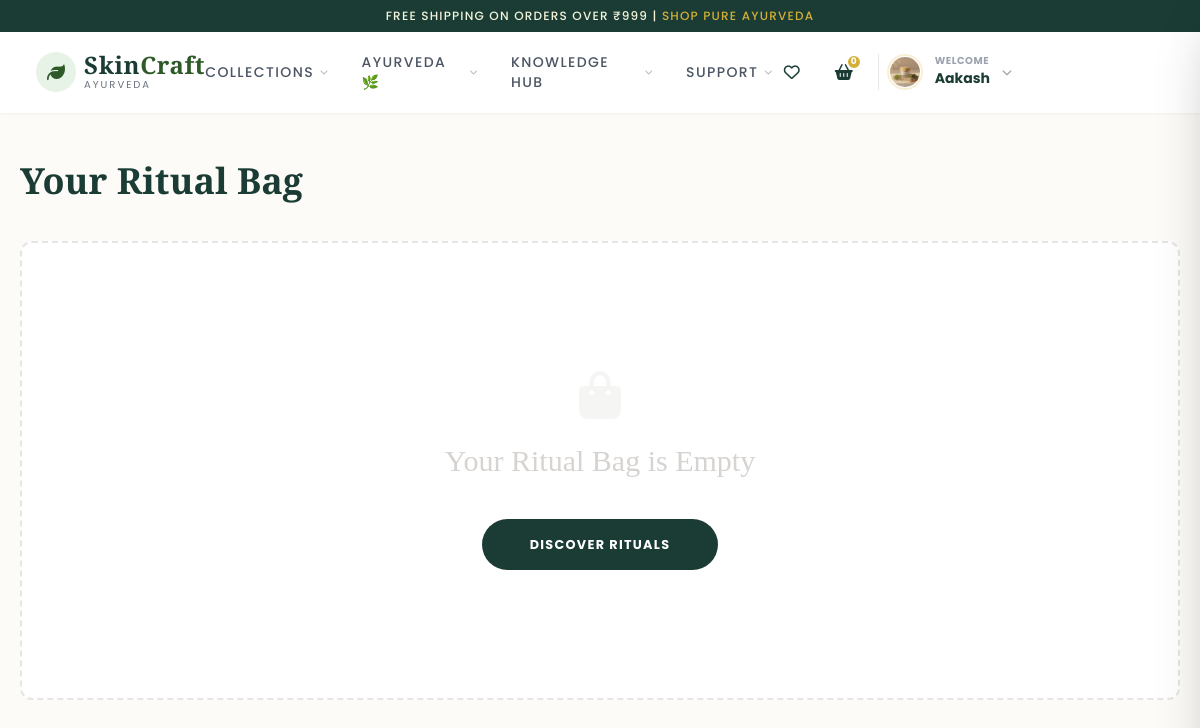
Page /cart/ (signed in) on the committed database.
### SkinCraft_Main/models.py (models this page shows, shortened)
class User(AbstractUser):
    ADMIN = 'Admin'
    DELIVERY = 'Delivery'
    CUSTOMER = 'Customer'
    ROLE_CHOICES = [
        (ADMIN, 'Admin'),
        (DELIVERY, 'Delivery Staff'),
        (CUSTOMER, 'Customer'),
    ]
    role = models.CharField(max_length=20, choices=ROLE_CHOICES, default=CUSTOMER)
    phone = models.CharField(max_length=15, blank=True, null=True)
    profile_image = models.ImageField(upload_to='profile_pics/', default='default.jpg', blank=True, null=True)
    gender = models.CharField(max_length=10, choices=[('M', 'Male'), ('F', 'Female'), ('O', 'Other')], blank=True, null=True)
    date_of_birth = models.DateField(null=True, blank=True)

### SkinCraft_Main/views.py (the view)
# urls.py: path('cart/', views.cart_view, name='cart_view'),
def cart_view(request):
    storage = messages.get_messages(request)
    preserved = []
    for msg in storage:
        if 'Access denied' not in str(msg):
            preserved.append(msg)
    storage.used = True
    for msg in preserved:
        messages.add_message(request, msg.level, msg.message, extra_tags=msg.tags)
    cart = get_or_create_cart(request)
    return render(request, 'cart.html', {'cart': cart})

### SkinCraft_Main/context_processors.py (called while the page is built)
def cart_count(request):
    count = 0
    try:
        if request.user.is_authenticated:
            cart = Cart.objects.filter(user=request.user).first()
        else:
            session_key = request.session.session_key
            cart = Cart.objects.filter(session_id=session_key).first()
        if cart:
            count = cart.items.count()
    except Exception:
        count = 0
    return {'cart_count': count}

def categories(request):
    try:
        categories = Category.objects.annotate(
            product_count=Count('product', filter=Q(product__is_active=True))
        ).all()
    except Exception:
        categories = []
    return {'categories': categories}

### SkinCraft_Main/views.py (called while the page is built)
def get_or_create_cart(request):
    if request.user.is_authenticated:
        cart, _ = Cart.objects.get_or_create(user=request.user)
    else:
        if not request.session.session_key:
            request.session.create()
        cart, _ = Cart.objects.get_or_create(session_id=request.session.session_key)
    return cart

### Templates/cart.html (shortened to what this page needs)
{% extends 'base.html' %}
{% block content %}
<div class="bg-[#FDFBF7] min-h-screen py-12 font-['Poppins']">
    <div class="max-w-[1200px] mx-auto px-5">
        <h1 class="font-['Playfair_Display'] text-4xl font-bold text-[#1A3C34] mb-10 text-center lg:text-left">Your Ritual Bag</h1>
        {% if cart.items.exists %}
        <div id="cartContent" class="grid grid-cols-1 lg:grid-cols-3 gap-10">
            <div id="cartItems" class="lg:col-span-2 space-y-5">
                {% for item in cart.items.all %}
                <div class="cart-item bg-white rounded-lg p-6 border border-[#E0E0E0] shadow-sm flex items-center gap-6 group hover:shadow-md transition-all"
                    data-item-id="{{ item.id }}">
                    <div class="w-24 h-32 bg-[#f9f9f9] rounded flex-shrink-0">
                        <img src="{{ item.product.thumbnail.url }}" class="w-full h-full object-contain p-2">
                    </div>
                    <div class="flex-grow">
                        <div class="flex justify-between">
                            <h3 class="font-['Playfair_Display'] text-xl font-bold text-[#1A3C34]">{{ item.product.name }}</h3>
                            <a href="{% url 'delete_cart_item' item.id %}"
                                class="cart-action text-stone-300 hover:text-red-500 transition-colors"
                                data-action="delete"><i class="fas fa-trash-alt"></i></a>
                        </div>
                        <p class="text-[0.75rem] text-[#D4AF37] font-bold uppercase tracking-wider mt-1">{{ item.variant.unit_value }}{{ item.variant.unit_type }} • Batch #{{ item.variant.batch_number }}</p>
                        <div class="flex justify-between items-end mt-6">
                            <div class="flex items-center border border-[#E0E0E0] rounded-md overflow-hidden">
                                <a href="{% url 'update_cart_quantity' item.id 'minus' %}"
                                    class="cart-action px-4 py-2 hover:bg-stone-50 text-[#1A3C34]"
                                    data-action="minus">-</a>
                                <span class="cart-qty px-5 py-2 font-bold bg-stone-50 border-x border-[#E0E0E0]">{{ item.quantity }}</span>
                                <a href="{% url 'update_cart_quantity' item.id 'plus' %}"
                                    class="cart-action px-4 py-2 hover:bg-stone-50 text-[#1A3C34]"
                                    data-action="plus">+</a>
                            </div>
                            <span class="cart-subtotal text-xl font-bold text-[#1A3C34]">₹{{ item.subtotal }}</span>
                        </div>
                    </div>
                </div>
                {% endfor %}
            </div>
            <div class="lg:col-span-1">
                <div class="bg-white p-8 rounded-lg border border-[#E0E0E0] shadow-xl sticky top-24">
                    <h2 class="font-['Playfair_Display'] text-2xl font-bold text-[#1A3C34] mb-6">Investment Summary</h2>
                    <div class="space-y-4 text-sm text-[#777777] border-b border-[#f3f3f3] pb-6">
                        <div class="flex justify-between"><span>Ritual Value</span><span id="cartSubtotal">₹{{ cart.total_price }}</span></div>
                        <div class="flex justify-between"><span class="text-emerald-600">Sanctuary Delivery</span><span class="text-emerald-600">COMPLIMENTARY</span></div>
                    </div>
                    <div class="flex justify-between items-center my-8">
                        <span class="font-bold text-[#1A3C34] uppercase tracking-tighter">Total Balance</span>
                        <span id="cartTotal" class="text-3xl font-bold text-[#1A3C34]">₹{{ cart.total_price }}</span>
                    </div>
                    <a href="{% url 'checkout' %}" class="block w-full bg-[#1A3C34] text-white text-center py-5 rounded-md font-bold uppercase tracking-[3px] text-[0.8rem] hover:bg-[#0e241f] transition-all">Proceed to Checkout</a>
                </div>
            </div>
        </div>
        {% else %}
        <div class="text-center py-32 bg-white rounded-xl border-2 border-dashed border-stone-200">
            <i class="fas fa-shopping-bag text-5xl text-stone-100 mb-6"></i>
            <h2 class="font-['Playfair_Display'] text-3xl text-stone-300">Your Ritual Bag is Empty</h2>
            <a href="{% url 'product' %}" class="mt-10 inline-block bg-[#1A3C34] text-white px-12 py-4 rounded-full font-bold uppercase tracking-widest text-[0.8rem]">Discover Rituals</a>
        </div>
        {% endif %}
    </div>
</div>
{% endblock %}

### Templates/base.html (shortened to what this page needs)
{% load static %}
<html class="scroll-smooth">
<head>
    <link rel="stylesheet" href="https://cdnjs.cloudflare.com/ajax/libs/font-awesome/6.4.0/css/all.min.css">
    <script src="https://cdn.tailwindcss.com"></script>
    <link rel="stylesheet" href="{% static 'css/style.css' %}">
</head>
<body class="font-sans text-gray-700 bg-stone-50 flex flex-col min-h-screen" style="overflow-x: hidden;">
    <div
        class="bg-ayur-dark text-ayur-sand text-xs tracking-widest text-center py-2 uppercase font-medium z-50 relative">
        Free Shipping on orders over ₹999 | <span class="text-ayur-gold">Shop Pure Ayurveda</span>
    </div>
    <header
        class="sticky top-0 z-40 w-full bg-white/100 backdrop-blur-md border-b border-white/20 shadow-sm transition-all duration-300"
        id="navbar">
        <div class="container mx-3 px-6 py-2">
            <div class="flex justify-between items-center">
                <a href="{% url 'homepage' %}" class="flex items-center gap-2 group">
                    <div
                        class="relative w-10 h-10 flex items-center justify-center bg-ayur-light rounded-full group-hover:bg-ayur-primary transition-colors duration-500">
                        <i
                            class="fa-solid fa-leaf text-ayur-primary text-lg group-hover:text-white group-hover:rotate-45 transition-all duration-500"></i>
                    </div>
                    <div class="flex flex-col">
                        <span class="font-serif text-2xl font-bold text-ayur-dark tracking-wide leading-none">Skin<span
                                class="text-ayur-primary">Craft</span></span>
                        <span
                            class="text-[10px] uppercase tracking-[0.2em] text-gray-500 group-hover:text-ayur-gold transition-colors">Ayurveda</span>
                    </div>
                </a>
                <nav class="hidden md:flex gap-8 items-center">
                    <div class="relative group h-full flex items-center">
                        <a href="{% url 'product' %}"
                            class="nav-link text-sm font-medium text-gray-600 hover:text-ayur-dark uppercase tracking-widest py-3 flex items-center gap-1.5 transition-colors duration-300 group-hover:text-ayur-primary">
                            Collections
                            <i
                                class="fa-solid fa-chevron-down text-[8px] opacity-40 group-hover:opacity-100 group-hover:text-ayur-gold transition-all duration-300 group-hover:-rotate-180"></i>
                        </a>
                    </div>
                    <div class="relative group h-full flex items-center">
                        <a href="{% url 'ayurveda' %}"
                            class="nav-link text-sm font-medium text-gray-600 hover:text-ayur-dark uppercase tracking-widest relative py-3 flex items-center gap-1.5 transition-colors duration-300 group-hover:text-ayur-primary">
                            Ayurveda 🌿
                            <i
                                class="fa-solid fa-chevron-down text-[8px] opacity-40 group-hover:opacity-100 group-hover:text-ayur-gold transition-all duration-300 group-hover:-rotate-180"></i>
                        </a>
                    </div>
                    <div class="relative group h-full flex items-center">
                        <a href="{% url 'knowledge_hub' %}"
                            class="nav-link text-sm font-medium text-gray-600 hover:text-ayur-dark uppercase tracking-widest relative py-3 flex items-center gap-1.5 transition-colors duration-300 group-hover:text-ayur-primary">
                            Knowledge Hub
                            <i
                                class="fa-solid fa-chevron-down text-[8px] opacity-40 group-hover:opacity-100 group-hover:text-ayur-gold transition-all duration-300 group-hover:-rotate-180"></i>
                        </a>
                    </div>
                    <div class="relative group h-full flex items-center">
                        <a href="#"
                            class="nav-link text-sm font-medium text-gray-600 hover:text-ayur-dark uppercase tracking-widest relative py-3 flex items-center gap-1.5 transition-colors duration-300 group-hover:text-ayur-primary">
                            Support
                            <i
                                class="fa-solid fa-chevron-down text-[8px] opacity-40 group-hover:opacity-100 group-hover:text-ayur-gold transition-all duration-300 group-hover:-rotate-180"></i>
                        </a>
                    </div>
                </nav>
                <div class="hidden md:flex items-center gap-4">
                    <a href="{% url 'wishlist_view' %}"
                        class="w-9 h-9 flex items-center justify-center rounded-full hover:bg-ayur-light text-ayur-dark transition-all">
                        <i class="fa-regular fa-heart"></i>
                    </a>
                    <a href="{% url 'cart_view' %}"
                        class="w-9 h-9 flex items-center justify-center rounded-full hover:bg-ayur-light text-ayur-dark transition-all relative group">
                        <i class="fa-solid fa-basket-shopping transition-transform group-hover:-translate-y-1"></i>
                        <span id="cartCount"
                            class="absolute top-0 right-0 bg-ayur-gold text-white text-[9px] w-4 h-4 rounded-full flex items-center justify-center font-bold border-2 border-white shadow-sm">{{ cart_count }}</span>
                    </a>
                    <div class="flex items-center gap-6 pl-2 border-l border-gray-200">
                        {% if user.is_authenticated %}
                        <div class="relative group h-full flex items-center z-50">
                            <button class="flex items-center gap-3 focus:outline-none transition-all duration-300">
                                {% if user.profile_image and user.profile_image.url != '/media/default.jpg' %}
                                <div
                                    class="w-9 h-9 rounded-full border-2 border-ayur-gold/20 p-[1px] group-hover:border-ayur-gold transition-colors">
                                    <img src="{{ user.profile_image.url }}"
                                        class="w-full h-full rounded-full object-cover">
                                </div>
                                {% else %}
                                <div
                                    class="w-9 h-9 rounded-full bg-ayur-gold/10 text-ayur-dark border border-ayur-gold/20 flex items-center justify-center shadow-sm group-hover:bg-ayur-gold group-hover:text-white transition-colors">
                                    <i class="fa-regular fa-user"></i>
                                </div>
                                {% endif %}
                                <div class="text-left hidden md:block">
                                    <span
                                        class="block text-[10px] text-gray-400 font-bold uppercase tracking-wider leading-none mb-0.5">Welcome</span>
                                    <span
                                        class="block text-sm font-bold text-ayur-dark group-hover:text-ayur-primary transition-colors truncate max-w-[100px]">
                                        {{ user.username|title }}
                                    </span>
                                </div>
                                <i
                                    class="fa-solid fa-chevron-down text-[10px] text-gray-400 group-hover:text-ayur-primary transition-transform duration-300 group-hover:rotate-180"></i>
                            </button>
                        </div>
                        {% endif %}
                    </div>
                </div>
            </div>
        </div>
    </header>
    <main class="flex-grow">
        {% block content %}
        {% endblock %}
    </main>
</body>
</html>

### Static/css/style.css (style rules this page uses)
body { background-color: #fdfbf7; background-image: radial-gradient(#e5e7eb 1px, transparent 1px); background-size: 24px 24px; }
.nav-link { position: relative; }
.nav-link::after { content: ""; position: absolute; width: 0; height: 2px; bottom: 0; left: 0; background-color: #d4af37; transition: width 0.3s; }
html { scroll-behavior: smooth; }

### rows in the picture
User: profile_image (picture), username "Aakash"

### other values in the picture
{{ cart_count }} "0"
